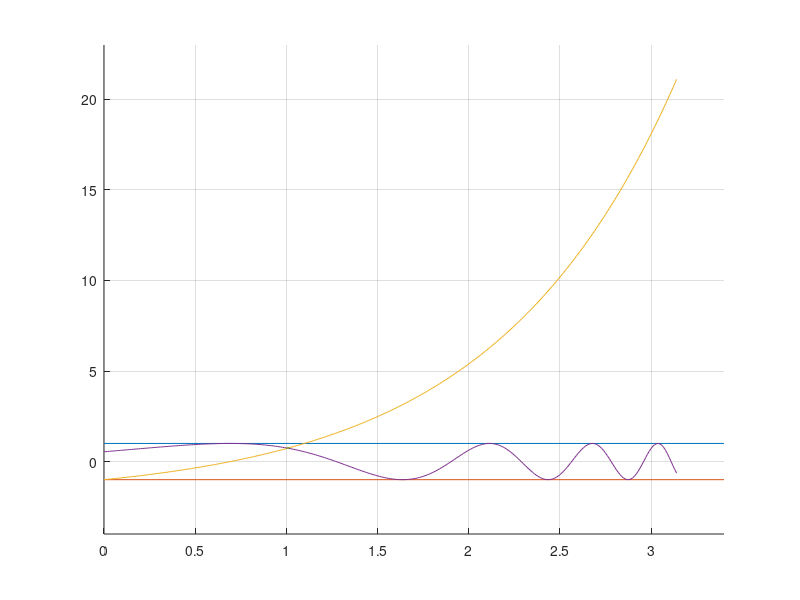

Write the MATLAB code that produced this figure. (Note: this script raises an error after producing the figure.)
% -------------------------------------------------------------------------
% MACIUCA GLORIA - RUXANDRA
% Grupa 344
% -------------------------------------------------------------------------
% Ex_3a.m - Fisier 'script'
% -------------------------------------------------------------------------
%
% Fisier pentru plotarea graficelor functiilor si a solutiei gasite prin
% aplicarea Metodei Bisectiei.
%

% Incarcarea schemei de culori 'wesColors'
% Incarcarea solutiilor ecuatiei calculate anterior
load wesColors;
load aproximariEx3b;

% Declararea celor doua functii 'y1' si 'y2'
y1 = @(x) exp(x) - 2;
y2 = @(x) cos (exp(x) - 2);

% Crearea vectorului 'x' cu valori in intervalul [0, pi]
% Crearea vectorului 'f1' cu valori y1(x)
% Crearea vectorului 'f2' cu valori y2(x)
x = 0:0.01:pi;
f1 = y1(x);
f2 = y2(x);

% Crearea unei figuri pentru modificari ulterioare
fGraficeY = figure('Name', 'Grafice Y', 'NumberTitle', 'off');
set (fGraficeY, 'Color', 'White');

axis ( [0 3.4 -4 23] );             % Definirea limitelor axelox
hold on;
grid on;
axa1x = plot (xlim, [1 1]);
axa_1x = plot (xlim, [-1 -1]);
graficY1 = plot (x, f1);            % Plotare graficul functiei y1
graficY2 = plot (x, f2);            % Plotare graficul functiei y2

% Plotarea punctului de intersectie a graficelor celor doua functii
intersectie = plot (xAprox, y1(xAprox));

% Modificari si adaugiri pentru afisare
g =gca;
g.GridColor = wesColors(2, :);
set (gca, 'FontSize', 8, 'FontName', 'Consolas');
set (gca, 'Box', 'off');
set (gca, 'TickDir', 'out', 'XTick', [0:0.4:3.4], 'YTick', [-4:4:20]);
set (graficY1, 'LineStyle', '-', 'LineWidth', 0.8, 'Color', wesColors(12, :));
set (graficY2, 'LineStyle', '-', 'LineWidth', 0.8, 'Color', wesColors(2, :));
set (axa1x, 'LineStyle', ':', 'LineWidth', 0.5, 'Color', 'Black');
set (axa_1x, 'LineStyle', ':', 'LineWidth', 0.5, 'Color', 'Black');
set (intersectie, 'Marker', 'o', 'MarkerFaceColor', wesColors(11, :), ...
    'MarkerEdgeColor', 'Black', 'MarkerSize', 6.0);

% Adaugare de titlu si indicatii pentru axele Ox si Oy
title ('{\bfGraficele functiilor} {\ity = e^x - 2} {\bfsi} {\ity = cos (e^x - 2)}', ...
    'FontName', 'Consolas', 'FontSize', 11.5, 'FontWeight', 'Normal');
xlabel ('x', 'FontName', 'Consolas', 'FontSize', 10, 'FontWeight', 'Bold');
ylabel ('y(x)', 'FontName', 'Consolas', 'FontSize', 10, 'FontWeight', 'Bold');

% Adaugarea de informatii pentru fiecare grafic
tY1 = text (2.1, 1.6, '\downarrow y = e^x - 2', 'FontName', 'Consolas', ...
    'FontSize', 8);
tY2 = text (1.23, 6, 'y = cos(e^x - 2) \rightarrow', 'FontName', 'Consolas', ...
    'FontSize', 8);
% Adaugarea de text specific markerului din figura
mesajMarker = sprintf (strcat ('(', num2str (xAprox), ',\n', ...
    num2str (y1(xAprox)), ')'));
tMarker = text (xAprox - 0.18, y1(xAprox) + 1.5, mesajMarker, ...
    'FontName', 'Consolas', 'FontSize', 7);
